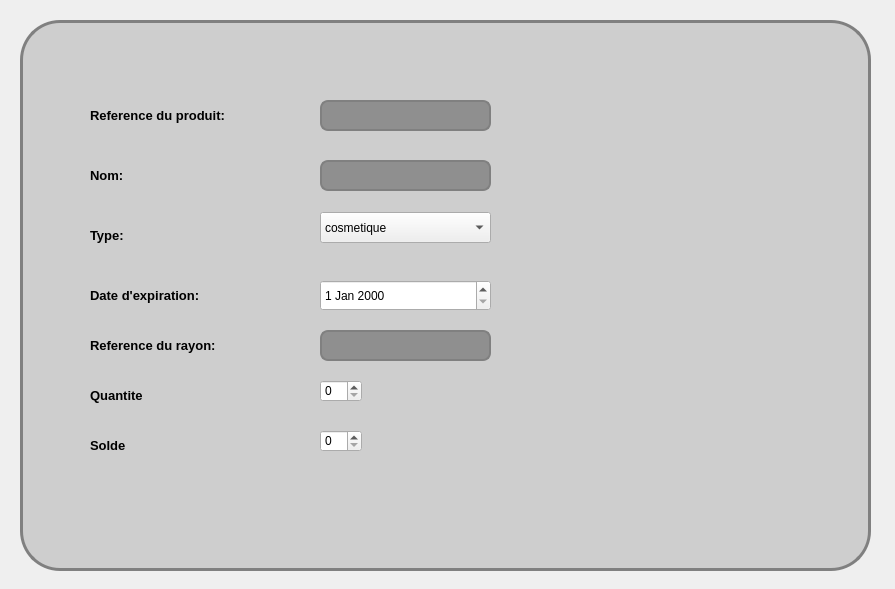
<?xml version="1.0" encoding="UTF-8"?>
<ui version="4.0">
 <class>modifierprod</class>
 <widget class="QDialog" name="modifierprod">
  <property name="geometry">
   <rect>
    <x>0</x>
    <y>0</y>
    <width>895</width>
    <height>589</height>
   </rect>
  </property>
  <property name="windowTitle">
   <string>Dialog</string>
  </property>
  <property name="styleSheet">
   <string notr="true">#modifierprod {
background: url(:/img/fdaffiche.jpg);
}


#groupBox {
border: 3px solid gray;
border-radius: 40px;
background: rgb(206, 206, 206);
}

QLineEdit {
padding: 1px;
border-style: solid;
border: 2px solid gray;
border-radius: 8px;
background-color: rgb(143, 143, 143);

}
</string>
  </property>
  <widget class="QGroupBox" name="groupBox">
   <property name="geometry">
    <rect>
     <x>20</x>
     <y>20</y>
     <width>851</width>
     <height>551</height>
    </rect>
   </property>
   <property name="font">
    <font>
     <pointsize>16</pointsize>
     <weight>75</weight>
     <bold>true</bold>
     <underline>true</underline>
    </font>
   </property>
   <property name="title">
    <string/>
   </property>
   <widget class="QLabel" name="ref">
    <property name="geometry">
     <rect>
      <x>70</x>
      <y>80</y>
      <width>191</width>
      <height>31</height>
     </rect>
    </property>
    <property name="font">
     <font>
      <pointsize>10</pointsize>
      <weight>75</weight>
      <bold>true</bold>
     </font>
    </property>
    <property name="text">
     <string>Reference du produit:</string>
    </property>
   </widget>
   <widget class="QLabel" name="type">
    <property name="geometry">
     <rect>
      <x>70</x>
      <y>260</y>
      <width>161</width>
      <height>31</height>
     </rect>
    </property>
    <property name="font">
     <font>
      <pointsize>10</pointsize>
      <weight>75</weight>
      <bold>true</bold>
     </font>
    </property>
    <property name="text">
     <string>Date d'expiration:</string>
    </property>
   </widget>
   <widget class="QLineEdit" name="refrayedit">
    <property name="geometry">
     <rect>
      <x>300</x>
      <y>310</y>
      <width>171</width>
      <height>31</height>
     </rect>
    </property>
    <property name="font">
     <font>
      <weight>50</weight>
      <bold>false</bold>
      <underline>false</underline>
     </font>
    </property>
    <property name="text">
     <string/>
    </property>
   </widget>
   <widget class="QLabel" name="id_emp">
    <property name="geometry">
     <rect>
      <x>70</x>
      <y>360</y>
      <width>151</width>
      <height>31</height>
     </rect>
    </property>
    <property name="font">
     <font>
      <pointsize>10</pointsize>
      <weight>75</weight>
      <bold>true</bold>
     </font>
    </property>
    <property name="text">
     <string>Quantite</string>
    </property>
   </widget>
   <widget class="QPushButton" name="ok">
    <property name="geometry">
     <rect>
      <x>760</x>
      <y>470</y>
      <width>71</width>
      <height>71</height>
     </rect>
    </property>
    <property name="styleSheet">
     <string notr="true">#ok{
background-color: transparent;
border-image: url(:/boutonok/panier4.png);
background: none;
border: none;
background-repeat: none;
}

#ok:pressed{
background-color: transparent;
background: none;
border: none;
background-repeat: none;
}</string>
    </property>
    <property name="text">
     <string/>
    </property>
   </widget>
   <widget class="QLineEdit" name="refedit_2">
    <property name="geometry">
     <rect>
      <x>300</x>
      <y>140</y>
      <width>171</width>
      <height>31</height>
     </rect>
    </property>
    <property name="font">
     <font>
      <weight>50</weight>
      <bold>false</bold>
      <underline>false</underline>
     </font>
    </property>
    <property name="text">
     <string/>
    </property>
   </widget>
   <widget class="QLabel" name="ref_2">
    <property name="geometry">
     <rect>
      <x>70</x>
      <y>140</y>
      <width>131</width>
      <height>31</height>
     </rect>
    </property>
    <property name="font">
     <font>
      <pointsize>10</pointsize>
      <weight>75</weight>
      <bold>true</bold>
     </font>
    </property>
    <property name="text">
     <string>Nom:</string>
    </property>
   </widget>
   <widget class="QLabel" name="ref_3">
    <property name="geometry">
     <rect>
      <x>70</x>
      <y>200</y>
      <width>131</width>
      <height>31</height>
     </rect>
    </property>
    <property name="font">
     <font>
      <pointsize>10</pointsize>
      <weight>75</weight>
      <bold>true</bold>
     </font>
    </property>
    <property name="text">
     <string>Type:</string>
    </property>
   </widget>
   <widget class="QLabel" name="ref_4">
    <property name="geometry">
     <rect>
      <x>70</x>
      <y>310</y>
      <width>181</width>
      <height>31</height>
     </rect>
    </property>
    <property name="font">
     <font>
      <pointsize>10</pointsize>
      <weight>75</weight>
      <bold>true</bold>
     </font>
    </property>
    <property name="text">
     <string>Reference du rayon:</string>
    </property>
   </widget>
   <widget class="QDateEdit" name="dateEdit">
    <property name="geometry">
     <rect>
      <x>300</x>
      <y>260</y>
      <width>171</width>
      <height>31</height>
     </rect>
    </property>
    <property name="font">
     <font>
      <weight>50</weight>
      <bold>false</bold>
      <underline>false</underline>
     </font>
    </property>
    <property name="keyboardTracking">
     <bool>false</bool>
    </property>
   </widget>
   <widget class="QLabel" name="id_emp_2">
    <property name="geometry">
     <rect>
      <x>70</x>
      <y>410</y>
      <width>151</width>
      <height>31</height>
     </rect>
    </property>
    <property name="font">
     <font>
      <pointsize>10</pointsize>
      <weight>75</weight>
      <bold>true</bold>
     </font>
    </property>
    <property name="text">
     <string>Solde</string>
    </property>
   </widget>
   <widget class="QSpinBox" name="spinBox">
    <property name="geometry">
     <rect>
      <x>300</x>
      <y>360</y>
      <width>42</width>
      <height>22</height>
     </rect>
    </property>
    <property name="font">
     <font>
      <weight>50</weight>
      <bold>false</bold>
      <underline>false</underline>
     </font>
    </property>
   </widget>
   <widget class="QComboBox" name="comboBox">
    <property name="geometry">
     <rect>
      <x>300</x>
      <y>192</y>
      <width>171</width>
      <height>31</height>
     </rect>
    </property>
    <property name="font">
     <font>
      <weight>50</weight>
      <bold>false</bold>
      <underline>false</underline>
     </font>
    </property>
    <item>
     <property name="text">
      <string>cosmetique</string>
     </property>
    </item>
    <item>
     <property name="text">
      <string>alimentaire</string>
     </property>
    </item>
   </widget>
   <widget class="QSpinBox" name="spinBox_2">
    <property name="geometry">
     <rect>
      <x>300</x>
      <y>410</y>
      <width>42</width>
      <height>22</height>
     </rect>
    </property>
    <property name="font">
     <font>
      <weight>50</weight>
      <bold>false</bold>
      <underline>false</underline>
     </font>
    </property>
   </widget>
   <widget class="QLineEdit" name="refedit">
    <property name="geometry">
     <rect>
      <x>300</x>
      <y>80</y>
      <width>171</width>
      <height>31</height>
     </rect>
    </property>
    <property name="font">
     <font>
      <weight>50</weight>
      <bold>false</bold>
      <underline>false</underline>
     </font>
    </property>
    <property name="text">
     <string/>
    </property>
   </widget>
  </widget>
 </widget>
 <resources/>
 <connections/>
</ui>
